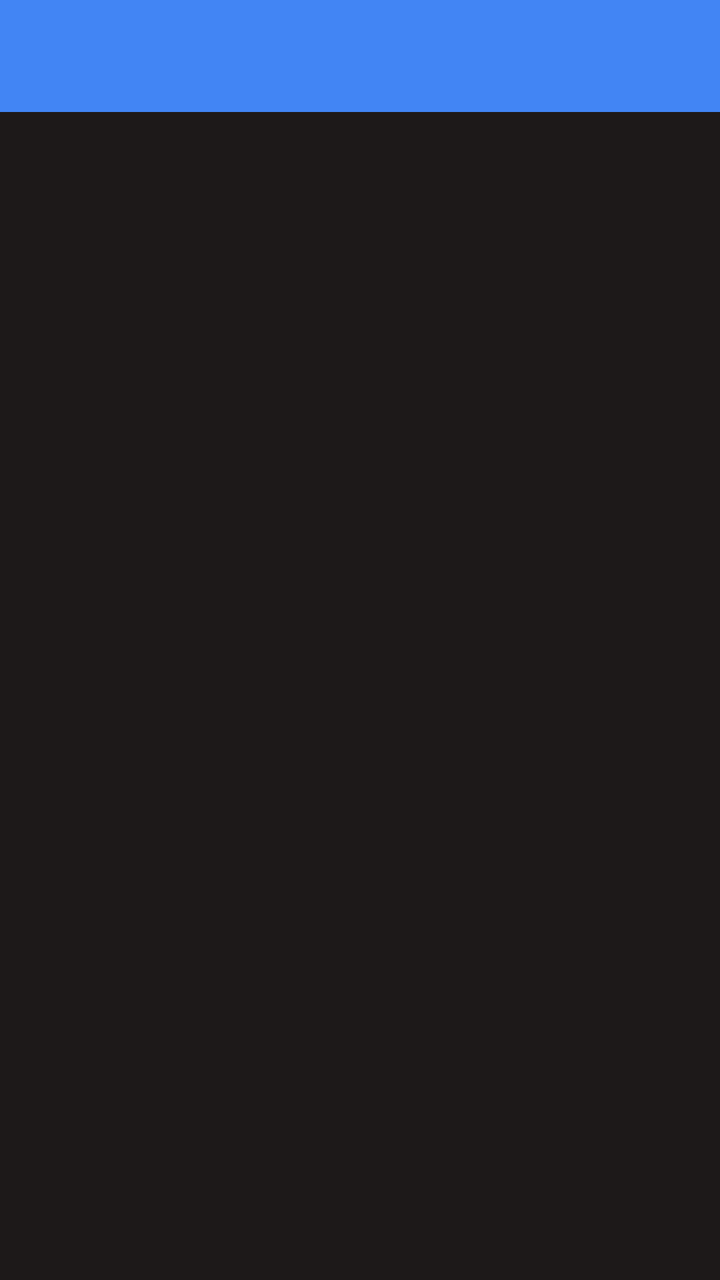
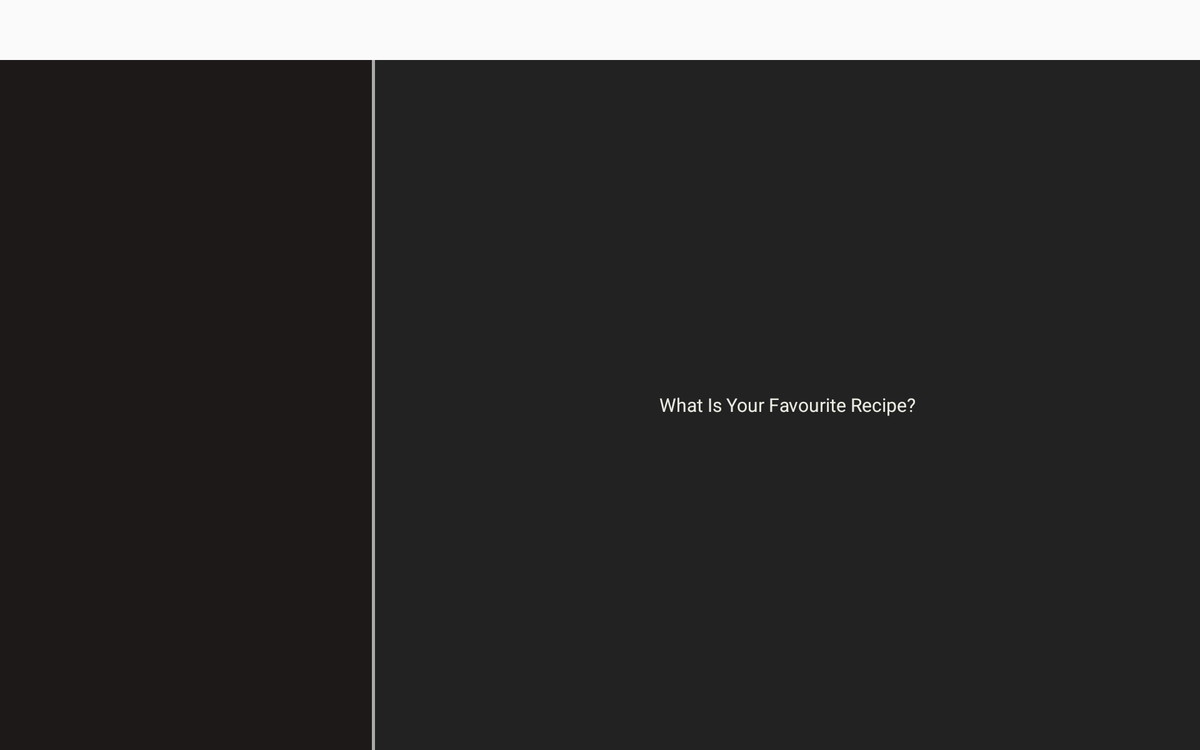

An Android layout and its configuration variant, each rendered on a device that would load it. The default file and the variant file are quoted in full after the pictures.
<!-- AndroidManifest.xml: application theme AppTheme -->
<!-- res/layout/recipe_favourite.xml -->
<?xml version="1.0" encoding="utf-8"?>
<RelativeLayout xmlns:android="http://schemas.android.com/apk/res/android"
    android:layout_width="match_parent"
    android:layout_height="match_parent"
    android:orientation="vertical"

    android:background="@color/colorHome">

    <androidx.appcompat.widget.Toolbar
        android:layout_width="match_parent"
        android:layout_height="wrap_content"
        android:id="@+id/toolbar"
        android:layout_alignParentTop="true"
        android:background="@color/colorPrimary"
        />


        <ListView
            android:layout_below="@+id/toolbar"
            android:id="@+id/list_favourite"
            android:layout_width="match_parent"
            android:layout_height="wrap_content"
            android:transcriptMode="alwaysScroll"
            android:background="@color/colorHome"
            />

        <ProgressBar
            android:layout_alignParentBottom="true"
            android:id="@+id/progressBar"
            style="?android:attr/progressBarStyleHorizontal"
            android:layout_width="match_parent"
            android:layout_height="wrap_content"
            android:visibility="invisible" />




</RelativeLayout>
<!-- resources referenced by this layout -->
<resources>
  <color name="colorHome">#1d1919</color>
  <color name="colorPrimary">#4285F4</color>
  <style name="AppTheme" parent="Theme.AppCompat.Light.DarkActionBar">
          
          <item name="colorPrimary">@color/colorPrimary</item>
          <item name="colorPrimaryDark">@color/colorPrimaryDark</item>
          <item name="colorAccent">@color/colorAccent</item>
          <item name="windowActionBar">false</item>
          <item name="windowNoTitle">true</item>
      </style>
  <color name="colorPrimaryDark">#0059c1</color>
  <color name="colorAccent">#F4B400</color>
</resources>
<!-- res/layout-sw720dp/recipe_favourite.xml (the author's variant of the layout above) -->
<!-- drawn on a large tablet held sideways -->
<?xml version="1.0" encoding="utf-8"?>
<RelativeLayout xmlns:android="http://schemas.android.com/apk/res/android"
    xmlns:app="http://schemas.android.com/apk/res-auto"
    android:id="@+id/linear_layout"
    android:layout_width="match_parent"
    android:layout_height="match_parent"
    android:orientation="vertical">
    

    <androidx.appcompat.widget.Toolbar
        android:id="@+id/toolbar"
        android:layout_width="match_parent"
        android:layout_height="wrap_content"
        android:layout_alignParentTop="true"
        />

    <RelativeLayout
        android:layout_below="@id/toolbar"
        android:id="@+id/left"
        android:layout_width="400dp"
        android:layout_height="match_parent"
        android:orientation="vertical">

        <ListView
            android:id="@+id/list_favourite"
            android:layout_width="match_parent"
            android:layout_height="match_parent"
            android:transcriptMode="alwaysScroll"
            android:background="@color/colorHome"/>

        <ProgressBar
            android:layout_alignParentBottom="true"
            android:id="@+id/progressBar"
            style="?android:attr/progressBarStyleHorizontal"
            android:layout_width="match_parent"
            android:layout_height="wrap_content"
            android:visibility="invisible" />


    </RelativeLayout>

    <View
        android:layout_below="@id/toolbar"
        android:layout_toLeftOf="@id/fragmentLocation"
        android:layout_width="3dp"
        android:layout_height="match_parent"
        android:background="@android:color/darker_gray"/>

    <FrameLayout
        android:id="@+id/fragmentLocation"
        android:layout_width="match_parent"
        android:layout_height="match_parent"
        android:background="@color/fragmentBack"
        android:layout_below="@id/toolbar"
        android:layout_toRightOf="@+id/left"
        >

        <TextView
            android:id="@+id/frameIntro"
            android:layout_width="match_parent"
            android:layout_height="match_parent"
            android:layout_gravity="center"
            android:gravity="center"
            android:textSize="20dp"
            android:textColor="@color/lightBackground"
            android:text="@string/frameText" />
    </FrameLayout>


</RelativeLayout>
<!-- resources referenced by the variant -->
<!-- as a large tablet held sideways resolves them -->
<resources>
  <color name="colorHome">#1d1919</color>
  <color name="fragmentBack">#222222</color>
  <color name="lightBackground">#ebebe3</color>
  <string name="frameText">What Is Your Favourite Recipe?</string>
  <style name="AppTheme" parent="Theme.AppCompat.Light.DarkActionBar">
          
          <item name="colorPrimary">@color/colorPrimary</item>
          <item name="colorPrimaryDark">@color/colorPrimaryDark</item>
          <item name="colorAccent">@color/colorAccent</item>
          <item name="windowActionBar">false</item>
          <item name="windowNoTitle">true</item>
      </style>
  <color name="colorPrimary">#4285F4</color>
  <color name="colorPrimaryDark">#0059c1</color>
  <color name="colorAccent">#F4B400</color>
</resources>
